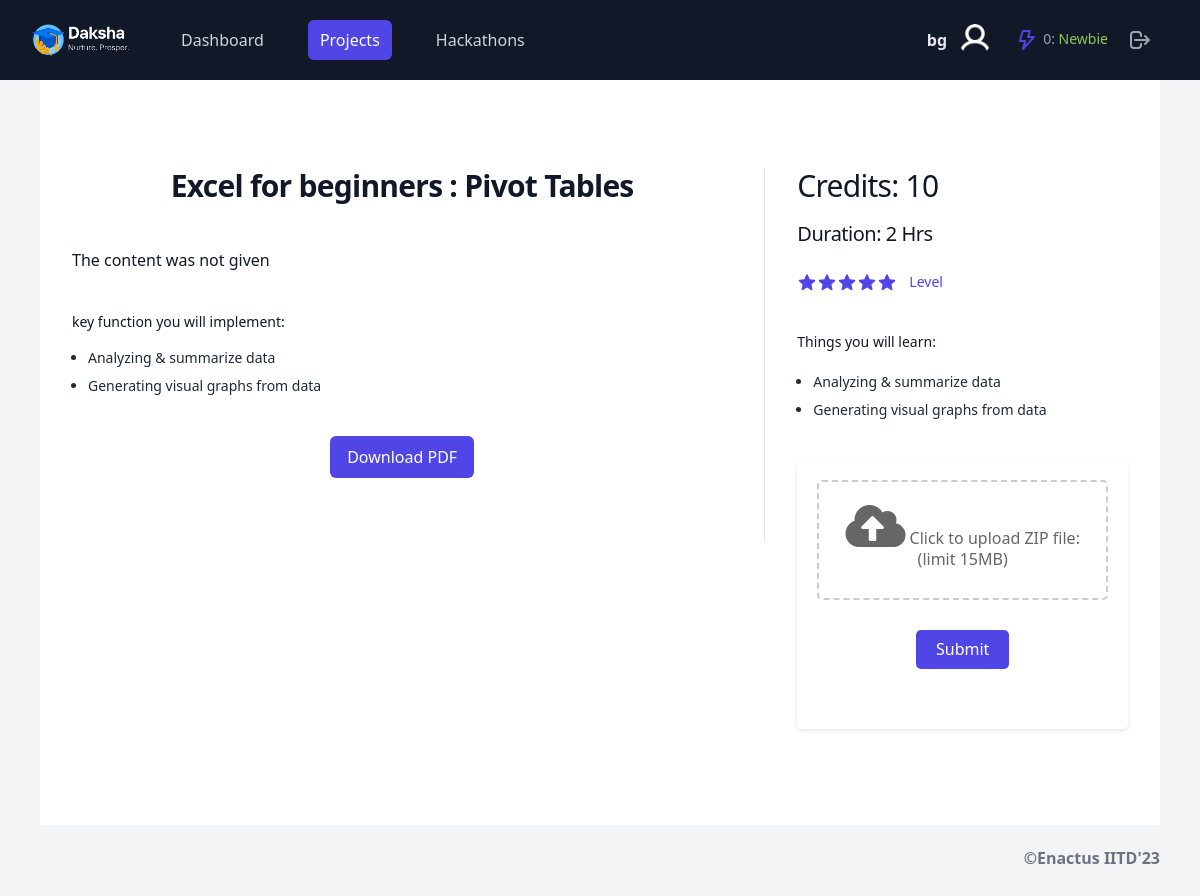
The app's page /Excel for beginners : Pivot Tables/view (signed in), older data.
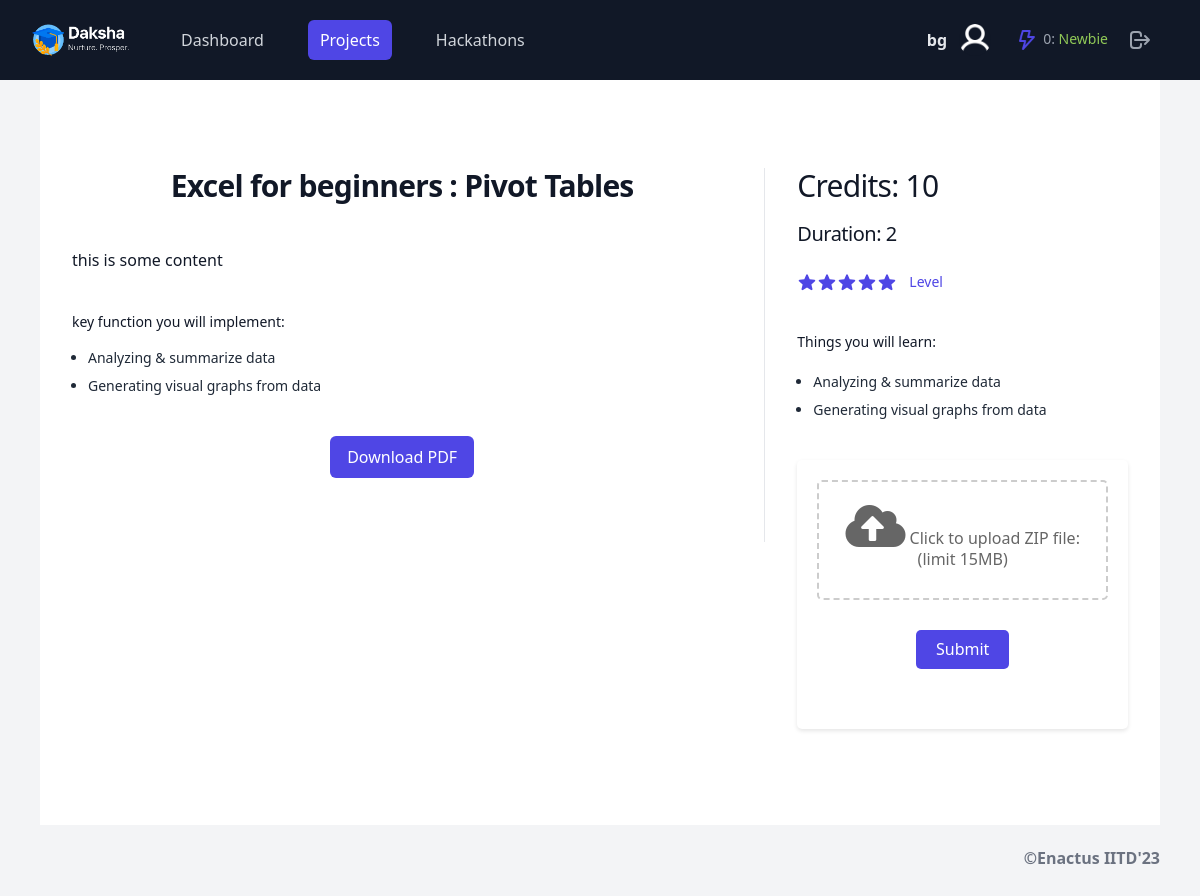
The same page, newer data.
### daksha/models.py (models this page shows, shortened)
class Project(models.Model):
    title = models.CharField(max_length=255, default="Hello")
    duration = models.IntegerField(default=2)
    category = models.CharField(max_length=50, default="Programming")
    level = models.FloatField(default = 0.0)
    tool = models.IntegerField(default = 0)
    skills_req = models.CharField(max_length=255, default="Python Basics")
    credits = models.IntegerField(default=0)
    about_company = models.TextField(default = "")
    content = models.TextField(default = "")
    pdf = models.FileField(upload_to='pdfs/', default = "No pdf")
    logo  = models.ImageField(upload_to = 'images/', default = "Logo")
    image = models.ImageField(upload_to='images/', default = "No image")
    points = models.ManyToManyField(Point, default = list)

class Point(models.Model):
    name = models.CharField(max_length=255, default = "Python")

### daksha/views.py (the view, shortened to what this page needs)
# urls.py: path("<str:title>/view", views.showProject, name = "Show Project"),
@login_required
def showProject(request,title):
    form = SubmissionForm()
    if request.method == 'GET':
        project = Project.objects.filter(title = title)
        if (len(project) == 0):
            return HttpResponseRedirect(reverse("Projects"))
        submission = Submission.objects.filter(project = project[0], user = request.user)
        if len(submission)==0:
            return render(request, 'daksha/view_project.html',{
                'forms': form,
                'project': project[0],
                'username' : request.user.username,
                'email': request.user.email,
                'credits': credits,
            })

### daksha/templates/daksha/view_project.html (shortened to what this page needs)
{% load static %}
<!DOCTYPE html>
<html lang="en">
    <head>
        <link href="{% static 'daksha/vkar.css' %}" rel="stylesheet" />
        <link rel="stylesheet" href="https://cdnjs.cloudflare.com/ajax/libs/normalize/8.0.1/normalize.min.css" />
        <link rel="stylesheet" href="https://cdnjs.cloudflare.com/ajax/libs/font-awesome/5.15.3/css/all.min.css" />
    </head>
    <body class="flex bg-gray-100 min-h-screen">
        <div class="flex-grow text-gray-800">
            <header class="flex items-center h-20 px-6 sm:px-10 bg-gray-900 fixed top-0 left-0 w-full z-50">
                <div class="relative w-full max-w-md sm:-ml-2">
                    <div class="flex items-center">
                        <div class="flex-shrink-0">
                            <img class="h-8 w-auto" src="{% static 'daksha/assets/main_logo.png' %}" alt="Your Company" />
                        </div>
                        <div class="hidden md:block">
                            <div class="ml-10 flex items-baseline space-x-4 gap-4">
                                <a href="/Dashboard" class="text-gray-300 hover:bg-gray-700 hover:text-white rounded-md px-3 py-2 text-base font-medium">Dashboard</a>
                                <a href="/Projects" class="bg-indigo-600 text-white block px-3 py-2 rounded-md text-base font-medium">Projects</a>
                                <a href="/Hackathons" class="text-gray-300 hover:bg-gray-700 hover:text-white rounded-md px-3 py-2 text-base font-medium">Hackathons</a>
                            </div>
                        </div>
                    </div>
                </div>
                <div class="flex flex-shrink-0 items-center ml-auto justify-center">
                    <button class="hidden sm:inline-flex items-center p-2 rounded-lg">
                        <div class="flex flex-col items-end leading-tight">
                            <span class="font-semibold text-gray-200">{{username}}</span>
                        </div>
                        <span class="h-8 w-8 ml-2 sm:ml-3 mr-2 bg-gray-900 rounded-full overflow-hidden">
                            <img src="{% static 'daksha/assets/profile.png' %}" alt="user profile photo" class="h-full w-full object-cover" />
                        </span>
                    </button>
                    <button class="relative p-2 text-gray-400 focus:bg-gray-100 focus:text-gray-600 rounded-full">
                        <img class="h-6 inline-block w-6 rounded-full" src="{% static 'daksha/assets/thunder.png' %}" alt="" />
                        <span class="text-sm">0: <span style="color: rgb(144, 201, 87);">Newbie</span></span>
                    </button>
                    <a href="{% url 'logout' %}">
                        <button class="relative p-2 text-gray-400 hover:bg-gray-100 hover:text-gray-600 focus:bg-gray-100 focus:text-gray-600 rounded-full">
                            <svg aria-hidden="true" fill="none" viewBox="0 0 24 24" stroke="currentColor" class="h-6 w-6">
                                <path stroke-linecap="round" stroke-linejoin="round" stroke-width="2" d="M17 16l4-4m0 0l-4-4m4 4H7m6 4v1a3 3 0 01-3 3H6a3 3 0 01-3-3V7a3 3 0 013-3h4a3 3 0 013 3v1" />
                            </svg>
                        </button>
                    </a>
                </div>
            </header>
            <main class="mt-10 p-6 sm:p-10 space-y-6">
                <section class="pt-0">
                    <div class="bg-white">
                        <div class="pt-6">
                            <div class="mx-auto max-w-2xl px-4 pb-16 pt-10 sm:px-6 lg:grid lg:max-w-7xl lg:grid-cols-3 lg:grid-rows-[auto,auto,1fr] lg:gap-x-8 lg:px-8 lg:pb-24 lg:pt-16">
                                <div class="lg:col-span-2 lg:border-r lg:border-gray-200 lg:pr-8">
                                    <h1 class="text-2xl font-bold tracking-tight text-gray-900 sm:text-3xl">{{project.title}}</h1>
                                </div>
                                <div class="mt-4 lg:row-span-3 lg:mt-0">
                                    <p class="text-3xl tracking-tight text-gray-900">Credits: {{project.credits}}</p>
                                    <p class="text-xl tracking-tight mt-4 text-gray-900">Duration: {{project.duration}}</p>
                                    <div class="mt-6">
                                        <div id="starContainer" class="flex items-center">
                                        </div>
                                    </div>
                                    <form class="mt-10" action="/{{project.title}}/view" method="POST" enctype="multipart/form-data">
                                        <div>
                                            <div class="mt-10">
                                                <h3 class="text-sm font-medium text-gray-900 mb-5">Things you will learn:</h3>
                                                <ul role="list" class="list-disc space-y-2 pl-4 text-sm">
                                                    {% for point in project.points.all %}
                                                    <li>{{ point.name }}</li>
                                                    {% endfor %}
                                                </ul>
                                            </div>
                                        </div>
                                        <div class="mt-10">
                                            <div class="container">
                                                <div class="project-actions">
                                                    <div class="file-upload mb-5">
                                                        <label for="zip-file">
                                                            <i class="fas fa-cloud-upload-alt upload-icon"></i>
                                                            <span class="upload-text">Click to upload ZIP file: (limit 15MB)</span>
                                                        </label>
                                                    </div>
                                                    <button id="submitButton" type="submit">Submit</button>
                                                </div>
                                            </div>
                                        </div>
                                    </form>
                                </div>
                                <div class="py-10 lg:col-span-2 lg:col-start-1 lg:border-r lg:border-gray-200 lg:pb-16 lg:pr-8 lg:pt-6">
                                    <div>
                                        <div class="space-y-6">
                                            <p class="text-base text-gray-900">
                                                {{project.content}}
                                            </p>
                                        </div>
                                    </div>
                                    <div class="mt-10">
                                        <h3 class="text-sm font-medium text-gray-900">key function you will implement:</h3>
                                        <div class="mt-4">
                                            <ul role="list" class="list-disc space-y-2 pl-4 text-sm">
                                                {% for point in project.points.all %}
                                                <li>{{ point.name }}</li>
                                                {% endfor %}
                                            </ul>
                                        </div>
                                    </div>
                                    <div class="mt-10 flex justify-center">
                                        <a href="{{project.pdf.url}}">
                                            <button
                                                class="inline-flex items-center justify-center rounded-md border border-transparent bg-indigo-600 px-4 py-2 text-base font-medium text-white hover:bg-indigo-700 focus:outline-none focus:ring-2 focus:ring-indigo-500 focus:ring-offset-2"
                                            >
                                                Download PDF
                                            </button>
                                        </a>
                                    </div>
                                </div>
                            </div>
                        </div>
                    </div>
                </section>
                <section class="text-right font-semibold text-gray-500">
                    <p>&copy;Enactus IITD'23</p>
                </section>
            </main>
        </div>
    </body>
</html>

### daksha/templates/daksha/view_project.html (style rules this page uses)
.container { max-width: 37.5rem; margin: 0 auto; padding: 1.25rem; background-color: #fff; border-radius: 0.3125rem; box-shadow: 0 0.125rem 0.25rem rgba(0, 0, 0, 0.1); }
h1 { margin-top: 0; margin-bottom: 1.25rem; text-align: center; color: #333; }
.project-actions { margin-bottom: 1.875rem; text-align: center; }
.project-actions button { display: inline-block; padding: 0.625rem 1.25rem; background-color: #4f46e5; color: #fff; border: none; border-radius: 0.3125rem; cursor: pointer; font-size: 1rem; text-decoration: none; margin: 0.625rem; }
.file-upload { border: 0.125rem dashed #ccc; border-radius: 0.3125rem; padding: 1.25rem; text-align: center; }
.file-upload label { display: block; margin-bottom: 0.625rem; cursor: pointer; }
.file-upload .upload-icon { font-size: 3rem; color: #666; }
.file-upload .upload-text { font-size: 1rem; color: #666; }

Row changes from the older to the newer data that the page shows:
changed Project "Excel for beginners : Pivot Tables": duration "2 Hrs" → "2"; content "The content was not given" → "this is some content"
